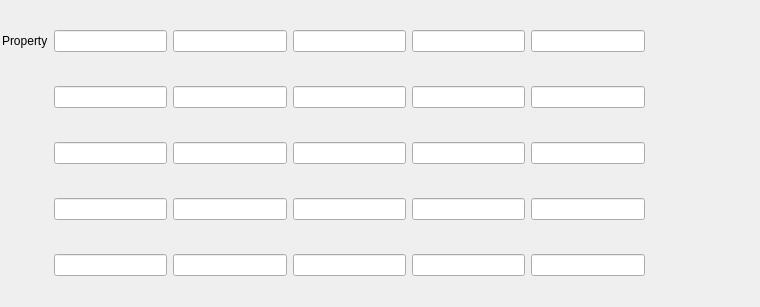
<?xml version="1.0" encoding="UTF-8"?>
<ui version="4.0">
 <class>Matrix5x5Widget</class>
 <widget class="QWidget" name="Matrix5x5Widget">
  <property name="geometry">
   <rect>
    <x>0</x>
    <y>0</y>
    <width>760</width>
    <height>307</height>
   </rect>
  </property>
  <layout class="QGridLayout" name="gridLayout_2">
   <property name="margin">
    <number>2</number>
   </property>
   <item row="1" column="2">
    <widget class="QLineEdit" name="v11"/>
   </item>
   <item row="2" column="6">
    <widget class="QLineEdit" name="v23"/>
   </item>
   <item row="3" column="8">
    <widget class="QLineEdit" name="v35"/>
   </item>
   <item row="2" column="8">
    <widget class="QLineEdit" name="v25"/>
   </item>
   <item row="3" column="3">
    <widget class="QLineEdit" name="v32"/>
   </item>
   <item row="3" column="7">
    <widget class="QLineEdit" name="v34"/>
   </item>
   <item row="1" column="6">
    <widget class="QLineEdit" name="v13">
     <property name="text">
      <string/>
     </property>
    </widget>
   </item>
   <item row="5" column="3">
    <widget class="QLineEdit" name="v52"/>
   </item>
   <item row="4" column="3">
    <widget class="QLineEdit" name="v42"/>
   </item>
   <item row="1" column="1">
    <widget class="QLabel" name="label">
     <property name="text">
      <string>Property</string>
     </property>
    </widget>
   </item>
   <item row="5" column="6">
    <widget class="QLineEdit" name="v53"/>
   </item>
   <item row="5" column="8">
    <widget class="QLineEdit" name="v55"/>
   </item>
   <item row="3" column="9">
    <spacer name="horizontalSpacer">
     <property name="orientation">
      <enum>Qt::Horizontal</enum>
     </property>
     <property name="sizeHint" stdset="0">
      <size>
       <width>40</width>
       <height>20</height>
      </size>
     </property>
    </spacer>
   </item>
   <item row="3" column="6">
    <widget class="QLineEdit" name="v33"/>
   </item>
   <item row="1" column="7">
    <widget class="QLineEdit" name="v14"/>
   </item>
   <item row="4" column="2">
    <widget class="QLineEdit" name="v41"/>
   </item>
   <item row="2" column="7">
    <widget class="QLineEdit" name="v24"/>
   </item>
   <item row="5" column="7">
    <widget class="QLineEdit" name="v54"/>
   </item>
   <item row="2" column="3">
    <widget class="QLineEdit" name="v22"/>
   </item>
   <item row="1" column="3">
    <widget class="QLineEdit" name="v12"/>
   </item>
   <item row="1" column="8">
    <widget class="QLineEdit" name="v15"/>
   </item>
   <item row="4" column="8">
    <widget class="QLineEdit" name="v45"/>
   </item>
   <item row="4" column="7">
    <widget class="QLineEdit" name="v44"/>
   </item>
   <item row="2" column="2">
    <widget class="QLineEdit" name="v21"/>
   </item>
   <item row="5" column="2">
    <widget class="QLineEdit" name="v51"/>
   </item>
   <item row="4" column="6">
    <widget class="QLineEdit" name="v43"/>
   </item>
   <item row="3" column="2">
    <widget class="QLineEdit" name="v31"/>
   </item>
  </layout>
 </widget>
 <tabstops>
  <tabstop>v11</tabstop>
  <tabstop>v12</tabstop>
  <tabstop>v13</tabstop>
  <tabstop>v14</tabstop>
  <tabstop>v15</tabstop>
  <tabstop>v22</tabstop>
  <tabstop>v23</tabstop>
  <tabstop>v24</tabstop>
  <tabstop>v25</tabstop>
  <tabstop>v33</tabstop>
  <tabstop>v34</tabstop>
  <tabstop>v35</tabstop>
  <tabstop>v44</tabstop>
  <tabstop>v45</tabstop>
  <tabstop>v55</tabstop>
 </tabstops>
 <resources>
  <include location="../../../../Resources/icons/images/Icons.qrc"/>
 </resources>
 <connections/>
</ui>
